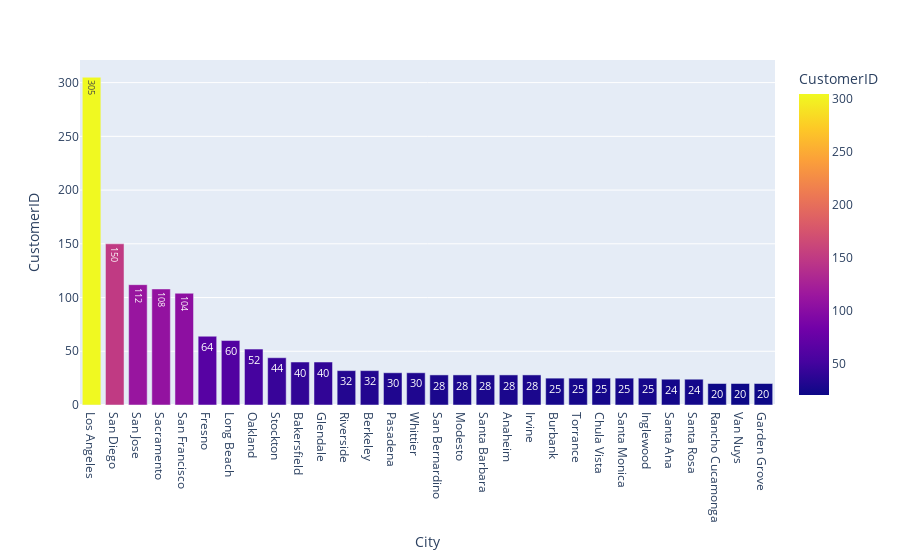

The code cell stored with this chart in its notebook:
### Code cell
fig = px.bar(df.groupby(['City'])['CustomerID'].count().reset_index().sort_values('CustomerID',
                                                                                    ascending=False).head(30),
             x='City',
             y='CustomerID', 
             color = 'CustomerID',
             text = 'CustomerID')
fig.show()

### Figure 1 — Plotly figure (JSON) as saved in the notebook; plotly's stock layout.template omitted (floating-point values rounded to 4 significant figures)
{"data": [{"alignmentgroup": "True", "hovertemplate": "City=%{x}<br>CustomerID=%{marker.color}<extra></extra>", "legendgroup": "", "marker": {"color": [305, 150, 112, 108, 104, 64, 60, 52, 44, 40, 40, 32, 32, 30, 30, 28, 28, 28, 28, 28, 25, 25, 25, 25, 25, 24, 24, 20, 20, 20], "coloraxis": "coloraxis", "pattern": {"shape": ""}}, "name": "", "offsetgroup": "", "orientation": "v", "showlegend": false, "text": [305, 150, 112, 108, 104, 64, 60, 52, 44, 40, 40, 32, 32, 30, 30, 28, 28, 28, 28, 28, 25, 25, 25, 25, 25, 24, 24, 20, 20, 20], "textposition": "auto", "type": "bar", "x": ["Los Angeles", "San Diego", "San Jose", "Sacramento", "San Francisco", "Fresno", "Long Beach", "Oakland", "Stockton", "Bakersfield", "Glendale", "Riverside", "Berkeley", "Pasadena", "Whittier", "San Bernardino", "Modesto", "Santa Barbara", "Anaheim", "Irvine", "Burbank", "Torrance", "Chula Vista", "Santa Monica", "Inglewood", "Santa Ana", "Santa Rosa", "Rancho Cucamonga", "Van Nuys", "Garden Grove"], "xaxis": "x", "y": [305, 150, 112, 108, 104, 64, 60, 52, 44, 40, 40, 32, 32, 30, 30, 28, 28, 28, 28, 28, 25, 25, 25, 25, 25, 24, 24, 20, 20, 20], "yaxis": "y"}], "layout": {"barmode": "relative", "coloraxis": {"colorbar": {"title": {"text": "CustomerID"}}, "colorscale": [[0, "#0d0887"], [0.1111, "#46039f"], [0.2222, "#7201a8"], [0.3333, "#9c179e"], [0.4444, "#bd3786"], [0.5556, "#d8576b"], [0.6667, "#ed7953"], [0.7778, "#fb9f3a"], [0.8889, "#fdca26"], [1, "#f0f921"]]}, "legend": {"tracegroupgap": 0}, "margin": {"t": 60}, "xaxis": {"anchor": "y", "domain": [0, 1], "title": {"text": "City"}}, "yaxis": {"anchor": "x", "domain": [0, 1], "title": {"text": "CustomerID"}}}}
